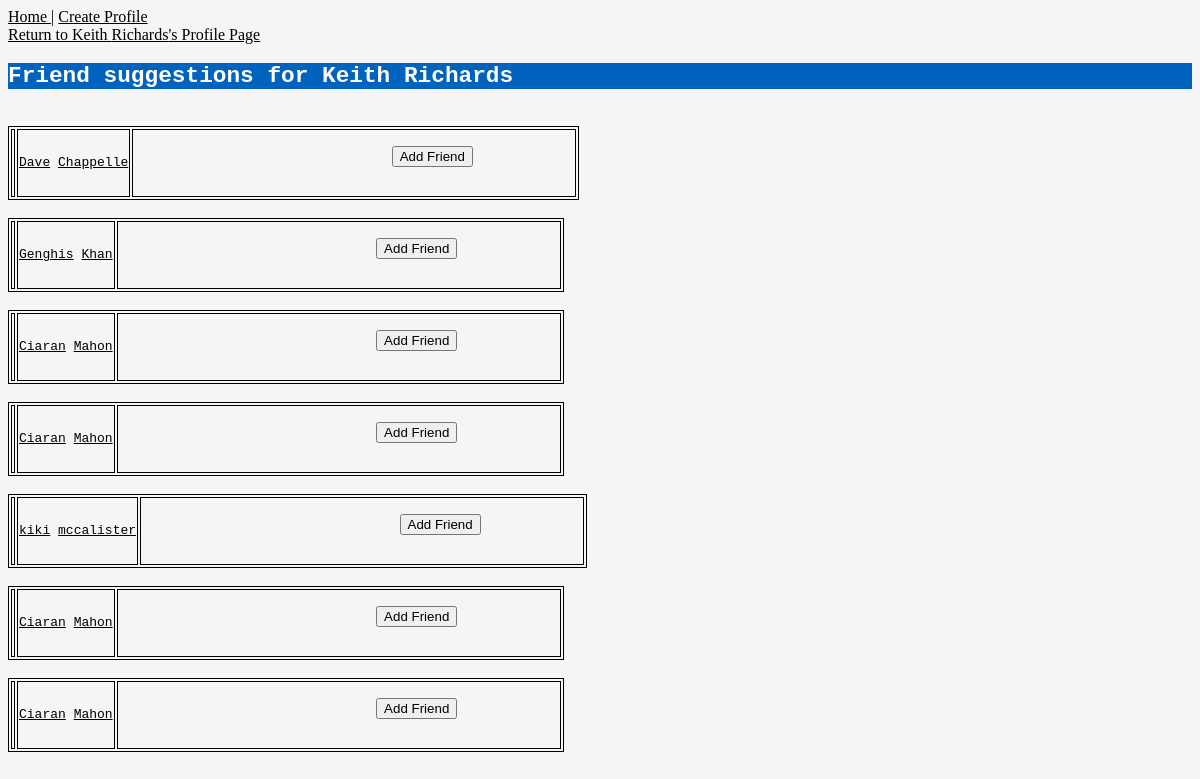
The page /mini_fb/profile/3/show_possible_friends on the database as committed earlier.
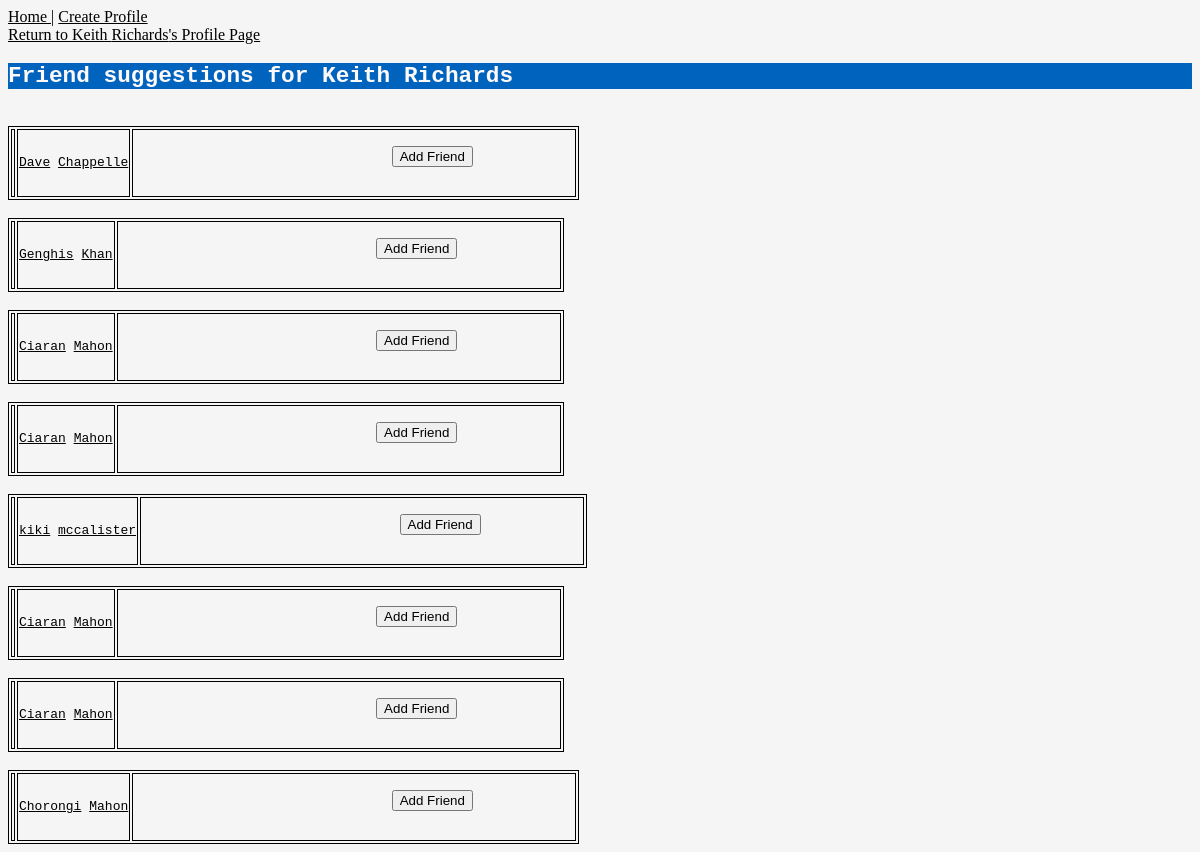
The same page on the database as committed later.
### mini_fb/models.py (models this page shows, shortened)
class Profile(models.Model):
    first_name = models.TextField(blank=True)
    last_name = models.TextField(blank=True)
    city = models.TextField(blank=True)
    email_address = models.TextField(blank=True)
    profile_picture_url = models.URLField(blank=True)
    friends = models.ManyToManyField("self")
    def get_friends(self):
        person = Profile.objects.filter(id=self.pk)[0]
        friends = person.friends.all()
        return friends
    def get_friend_suggestions(self):
        friends = self.get_friends()
        friend_suggestions = Profile.objects.exclude(pk__in=friends).exclude(id=self.pk)
        return friend_suggestions

### mini_fb/views.py (the view)
# urls.py: path('profile/<int:pk>/show_possible_friends', ShowPossibleFriendsView.as_view(), name='show_possible_friends'),
class ShowPossibleFriendsView(DetailView):
    model = Profile
    queryset = Profile.objects.all()
    context_object_name = 'profile'
    template_name = 'mini_fb/show_possible_friends.html'

### mini_fb/templates/mini_fb/show_possible_friends.html (shortened to what this page needs)
{% extends "mini_fb/base.html" %}
{% block content %}
<a href="{% url 'show_profile_page' profile.pk %}"> Return to {{profile.first_name}} {{profile.last_name}}'s Profile Page</a>
<h2>Friend suggestions for {{profile.first_name}} {{profile.last_name}}</h2>
{% for f in profile.get_friend_suggestions %}
<table border="1">
    <tr>
        <td align="center"><a href="{% url 'show_profile_page' f.pk %}"><img src='{{f.image_url}}' style='max-width: 200;'></a></td>
        <td align="center"><a href="{% url 'show_profile_page' f.pk %}">{{f.first_name}}</a> <a href="{% url 'show_profile_page' f.pk %}">{{f.last_name}}</a></td>
        <td>
            <form method='POST' action="{% url 'add_friend' profile_pk=profile.pk friend_pk=f.pk %}" enctype="multipart/form-data">
                <input type='submit' name="Add Friend" value="Add Friend">
            </form>
        </td>
    </tr>
</table>
{% endfor %}
{% endblock %}

Rows that differ between the two databases and show on the page:
added Profile: first_name "Chorongi", last_name "Mahon"
